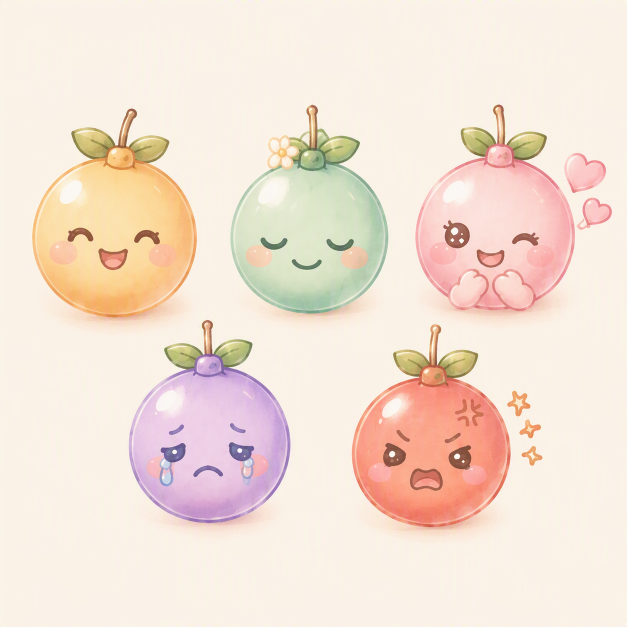
#> input picture src/assets/Designer (50).png, 1254 x 1254 px (shown at 1/2 size)
$ python fix_lovely_flood.py
#> lines starting #> are read from the running program, lines starting #| are printed output that depends on the picture
import sys
import os
from PIL import Image, ImageCms

img = Image.open("src/assets/Designer (50).png").convert("RGBA")

# Extract the crop that contains lovely but NOT the ghost fruit.
# The ghost fruit was on the left of lovely.
# Let's crop from x=870 to 1180, y=250 to 580.
# Lovely center is 1019, 418.
box = (870, 250, 1180, 580)
crop = img.crop(box)
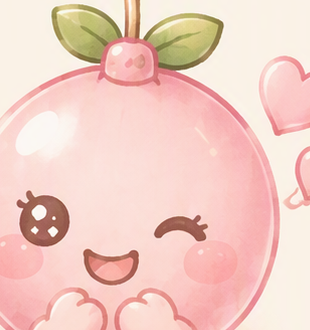
#> crop: PIL image 310x330 RGBA; mean R, G, B, A 242, 206.1, 196.3, 255

def flood_fill_transparency(image, seed_point, tolerance):
#> called with seed_point = (0, 0), tolerance = 20
    data = image.load()
    width, height = image.size
#> width = 310; height = 330
    seed_color = data[seed_point]
#> seed_color = (250, 242, 231, 255)

    target_color = (0, 0, 0, 0)
    stack = [seed_point]
    visited = set()

    while stack:
        x, y = stack.pop()
        if (x, y) in visited:
            continue
        visited.add((x, y))

        current_color = data[x, y]

        r_diff = abs(current_color[0] - seed_color[0])
        g_diff = abs(current_color[1] - seed_color[1])
        b_diff = abs(current_color[2] - seed_color[2])

        if r_diff <= tolerance and g_diff <= tolerance and b_diff <= tolerance:
            data[x, y] = target_color
            if x > 0: stack.append((x - 1, y))
            if x < width - 1: stack.append((x + 1, y))
            if y > 0: stack.append((x, y - 1))
            if y < height - 1: stack.append((x, y + 1))
#> this loop made 25775 passes
#> b_diff on passes 1 to 3: 0, 0, 0
#> after the loop, stack = []; visited = 6796 items

flood_fill_transparency(crop, (0, 0), 20)
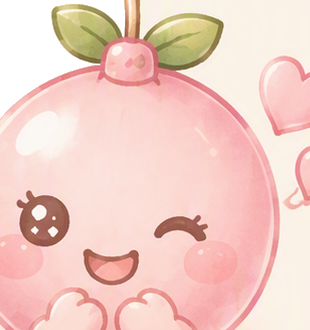
#> crop: PIL image 310x330 RGBA; mean R, G, B, A 226.1, 190.7, 181.6, 238.8; transparent parts drawn white

icc = img.info.get('icc_profile')
if icc:
    crop.save("src/assets/lovely_final_v4.png", "PNG", icc_profile=icc)
else:
    crop.save("src/assets/lovely_final_v4.png", "PNG")
print("Done")

$ run again, with src/assets/Designer (51).png copied over src/assets/Designer (50).png
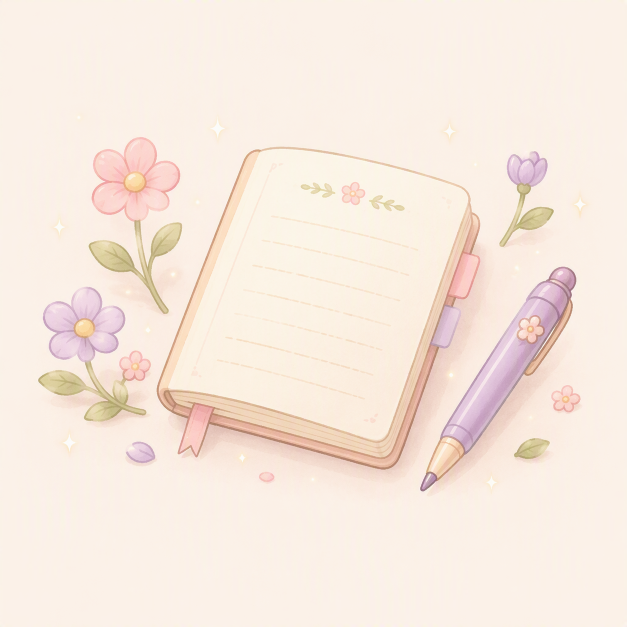
#> input picture src/assets/Designer (51).png, 1254 x 1254 px (shown at 1/2 size)
#> `crop = img.crop(box)`:
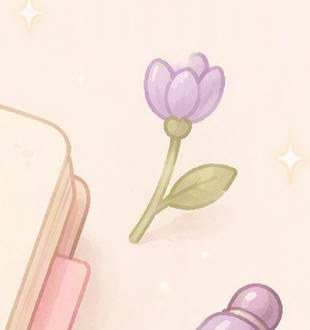
#> crop: PIL image 310x330 RGBA; mean R, G, B, A 245.4, 229.3, 218.7, 255
#> seed_color = (251, 241, 232, 255)
#> the loop in flood_fill_transparency, `while stack:` made 283548 passes
#> (current_color, r_diff, g_diff, b_diff) on passes 1 to 3: ((251, 241, 232, 255), 0, 0, 0), ((252, 241, 232, 255), 1, 0, 0), ((251, 240, 231, 255), 0, 1, 1)
#> after the loop in flood_fill_transparency, `while stack:`: stack = []; visited = 72466 items
#> `flood_fill_transparency(crop, (0, 0), 20)`:
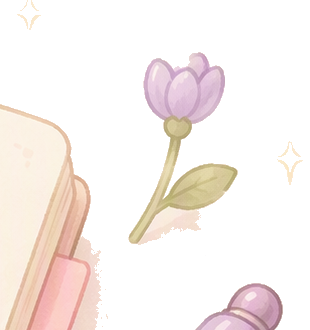
#> crop: PIL image 310x330 RGBA; mean R, G, B, A 71, 63.2, 59.5, 77.8; transparent parts drawn white

$ run again, with src/assets/Designer (67).png copied over src/assets/Designer (50).png
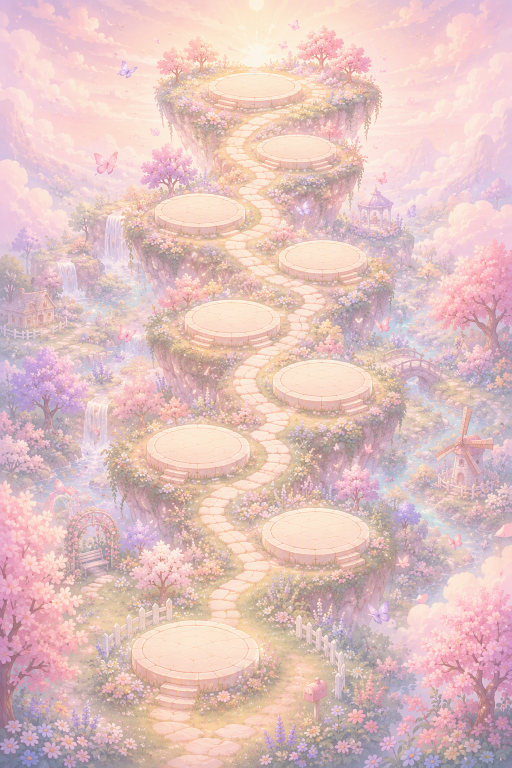
#> input picture src/assets/Designer (67).png, 1024 x 1536 px (shown at 1/2 size)
#> `crop = img.crop(box)`:
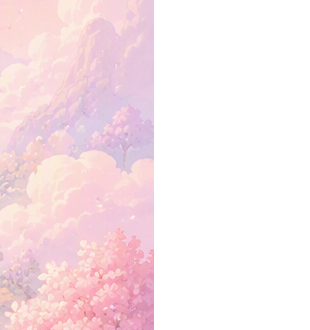
#> crop: PIL image 310x330 RGBA; mean R, G, B, A 120.1, 102.1, 106.1, 126.7; transparent parts drawn white
#> seed_color = (252, 212, 218, 255)
#> the loop in flood_fill_transparency, `while stack:` made 123237 passes
#> (current_color, r_diff, g_diff, b_diff) on passes 1 to 3: ((252, 212, 218, 255), 0, 0, 0), ((252, 212, 217, 255), 0, 0, 1), ((252, 212, 218, 255), 0, 0, 0)
#> after the loop in flood_fill_transparency, `while stack:`: stack = []; visited = 34033 items
#> `flood_fill_transparency(crop, (0, 0), 20)`:
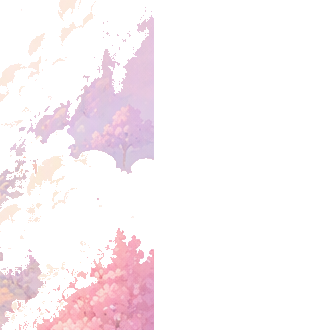
#> crop: PIL image 310x330 RGBA; mean R, G, B, A 45.6, 37.8, 40.7, 49.7; transparent parts drawn white
